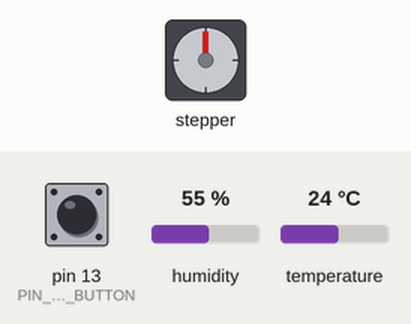
Simulated run of this sketch. Board: Arduino Uno, built with avr-gcc and run on an emulated ATmega328P. On the bench: stepper motor. The inputs (shaded band) are chosen by the test bench; at power-on: humidity 55 %, pin 13 (PIN_SPRINKLER_MODE_BUTTON) LOW, temperature 24 °C. Stepper angles assume 2048 steps per turn; what the sketch prints to the serial monitor is not drawn.

Above: at 1.3 s.
1.4 s: humidity set to 22 %
4.5 s: pin 13 (PIN_SPRINKLER_MODE_BUTTON) pulled HIGH for 0.65 s
8.2 s: pin 13 (PIN_SPRINKLER_MODE_BUTTON) pulled HIGH for 1 s
12.3 s: humidity set to 40 %
Timing chart, 0 to 15.3 s (numbered marks = the images above; inputs shaded):
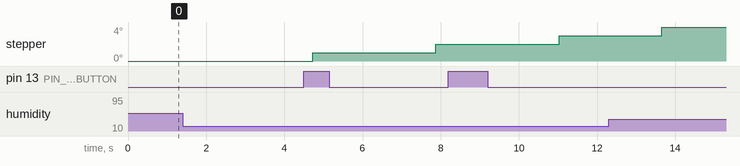

The sketch:

sketch_may9c.ino
```cpp
#include <Stepper.h>
#include <DHT11.h>

#define PIN_SPRINKLER_MOTOR1 9
#define PIN_SPRINKLER_MOTOR3 10
#define PIN_SPRINKLER_MOTOR2 11
#define PIN_SPRINKLER_MOTOR4 12

#define PIN_HUMIDITY_SENSOR 8
#define PIN_SPRINKLER_MODE_BUTTON 13

const int STEPS_PER_FULL_ROTATION = 2048;

Stepper myStepper(STEPS_PER_FULL_ROTATION,
                  PIN_SPRINKLER_MOTOR1,
                  PIN_SPRINKLER_MOTOR2,
                  PIN_SPRINKLER_MOTOR3,
                  PIN_SPRINKLER_MOTOR4);

DHT11 dht11(PIN_HUMIDITY_SENSOR);

const int HumidityThreshold = 40;

// ----- millis timing -----
unsigned long previousStepMillis = 0;
const unsigned long stepInterval = 3; // milliseconds between steps

// motor state
bool sprinklerRunning = false;
int currentSteps = 0;
int targetSteps = STEPS_PER_FULL_ROTATION;

// button variables
int sprinklerModeCounter = 0;
int sprinklerModeState = 0;
int sprinklerModeLastState = 0;

void setup() {

  Serial.begin(9600);

  pinMode(PIN_SPRINKLER_MODE_BUTTON, INPUT);

  myStepper.setSpeed(15);
}

void loop() {

  // ALWAYS RUNNING
  checkSprinklerMode();

  int humidity = getHumidity();

  Serial.print("Humidity: ");
  Serial.println(humidity);

  // Start sprinkler if humidity low
  if (humidity < HumidityThreshold && !sprinklerRunning) {

    sprinklerRunning = true;
    currentSteps = 0;

    Serial.println("Sprinkler Started");
  }

  // NON-BLOCKING STEPPER CONTROL
  runStepperNonBlocking();
}

void runStepperNonBlocking() {

  if (!sprinklerRunning) return;

  unsigned long currentMillis = millis();

  // Time for next step?
  if (currentMillis - previousStepMillis >= stepInterval) {

    previousStepMillis = currentMillis;

    myStepper.step(1);

    currentSteps++;

    // Finished rotation?
    if (currentSteps >= targetSteps) {

      sprinklerRunning = false;

      Serial.println("Rotation Complete");
    }
  }
}

void checkSprinklerMode() {

  sprinklerModeState = digitalRead(PIN_SPRINKLER_MODE_BUTTON);

  // Detect button press edge
  if (sprinklerModeState == HIGH &&
      sprinklerModeLastState == LOW) {

    sprinklerModeCounter++;

    if (sprinklerModeCounter > 3) {
      sprinklerModeCounter = 0;
    }

    Serial.print("Mode: ");
    Serial.println(sprinklerModeCounter);
  }

  sprinklerModeLastState = sprinklerModeState;
}

int getHumidity() {

  int humidity = dht11.readHumidity();

  if (humidity != DHT11::ERROR_CHECKSUM &&
      humidity != DHT11::ERROR_TIMEOUT) {

    return humidity;
  }

  return 0;
}
```
